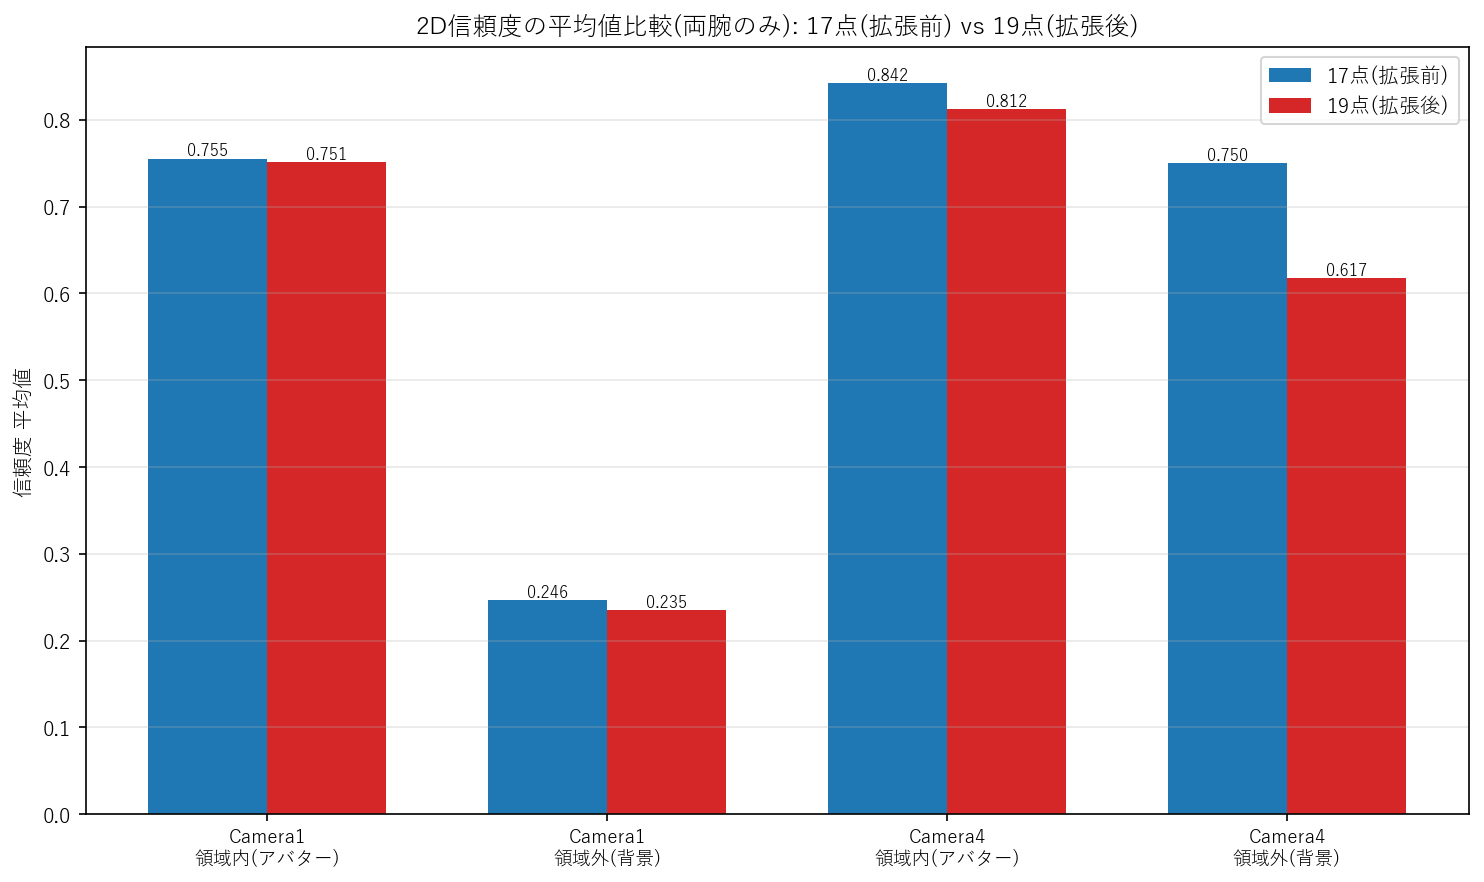

This figure's Python source:
# -*- coding: utf-8 -*-
"""
confidence_by_region_frames.csv(29番)から両腕(肩・肘・手首、計6点)のみを抽出し、
17点(拡張前)・19点(拡張後)モデルの信頼度を領域内/領域外・カメラ別に比較する。

19点のkp_idx: left_shoulder=1, right_shoulder=2, left_elbow=3, right_elbow=4,
              left_wrist=5, right_wrist=6
17点(COCO)のkp_idx: left_shoulder=5, right_shoulder=6, left_elbow=7, right_elbow=8,
              left_wrist=9, right_wrist=10

出力: zikkenn2/29/
  compare_17vs19_arms.csv
  compare_17vs19_arms.png/.eps
"""
import matplotlib
matplotlib.use("Agg")
import matplotlib.pyplot as plt
plt.rcParams["font.family"] = "Yu Gothic"
plt.rcParams["axes.unicode_minus"] = False
import pandas as pd
from pathlib import Path

OUT = Path(__file__).resolve().parent

ARM_IDX = {"19pt": [1, 2, 3, 4, 5, 6], "17pt": [5, 6, 7, 8, 9, 10]}

df = pd.read_csv(OUT / "confidence_by_region_frames.csv")
mask = df.apply(lambda r: r["kp_idx"] in ARM_IDX[r["model"]], axis=1)
arms_df = df[mask].copy()
arms_df["region"] = arms_df["in_avatar"].map({True: "領域内(アバター)", False: "領域外(背景)"})

summary = arms_df.groupby(["model", "camera", "region"])["score"].agg(
    n="count", 最大値="max", 最小値="min", 平均値="mean"
).reset_index()
print(summary.to_string(index=False))

piv = summary.pivot_table(index=["camera", "region"], columns="model", values=["最大値", "最小値", "平均値", "n"])
piv.columns = [f"{stat}_{model}" for stat, model in piv.columns]
piv = piv.reset_index()
for stat in ["最大値", "最小値", "平均値"]:
    piv[f"{stat}_差分(19pt-17pt)"] = piv[f"{stat}_19pt"] - piv[f"{stat}_17pt"]

col_order = ["camera", "region", "n_17pt", "n_19pt",
             "最大値_17pt", "最大値_19pt", "最大値_差分(19pt-17pt)",
             "最小値_17pt", "最小値_19pt", "最小値_差分(19pt-17pt)",
             "平均値_17pt", "平均値_19pt", "平均値_差分(19pt-17pt)"]
piv = piv[col_order]
piv.to_csv(OUT / "compare_17vs19_arms.csv", index=False, encoding="utf-8-sig")
print("\nwrote compare_17vs19_arms.csv")
print(piv.to_string(index=False))

# ---------------- グラフ ----------------
labels = [f"Camera{r.camera}\n{r.region}" for r in piv.itertuples()]
x = range(len(labels))
width = 0.35

fig, ax = plt.subplots(figsize=(10, 6))
ax.bar([i - width / 2 for i in x], piv["平均値_17pt"], width, label="17点(拡張前)", color="tab:blue")
ax.bar([i + width / 2 for i in x], piv["平均値_19pt"], width, label="19点(拡張後)", color="tab:red")
ax.set_xticks(list(x))
ax.set_xticklabels(labels, fontsize=9)
ax.set_ylabel("信頼度 平均値")
ax.set_title("2D信頼度の平均値比較(両腕のみ): 17点(拡張前) vs 19点(拡張後)")
ax.grid(True, axis="y", alpha=0.3)
ax.legend()
for i in x:
    v17 = piv["平均値_17pt"].iloc[i]
    v19 = piv["平均値_19pt"].iloc[i]
    ax.text(i - width / 2, v17, f"{v17:.3f}", ha="center", va="bottom", fontsize=8)
    ax.text(i + width / 2, v19, f"{v19:.3f}", ha="center", va="bottom", fontsize=8)
fig.tight_layout()
fig.savefig(OUT / "compare_17vs19_arms.png", dpi=150, bbox_inches="tight")
fig.savefig(OUT / "compare_17vs19_arms.eps", bbox_inches="tight")
plt.close(fig)
print("wrote compare_17vs19_arms.png / .eps")
